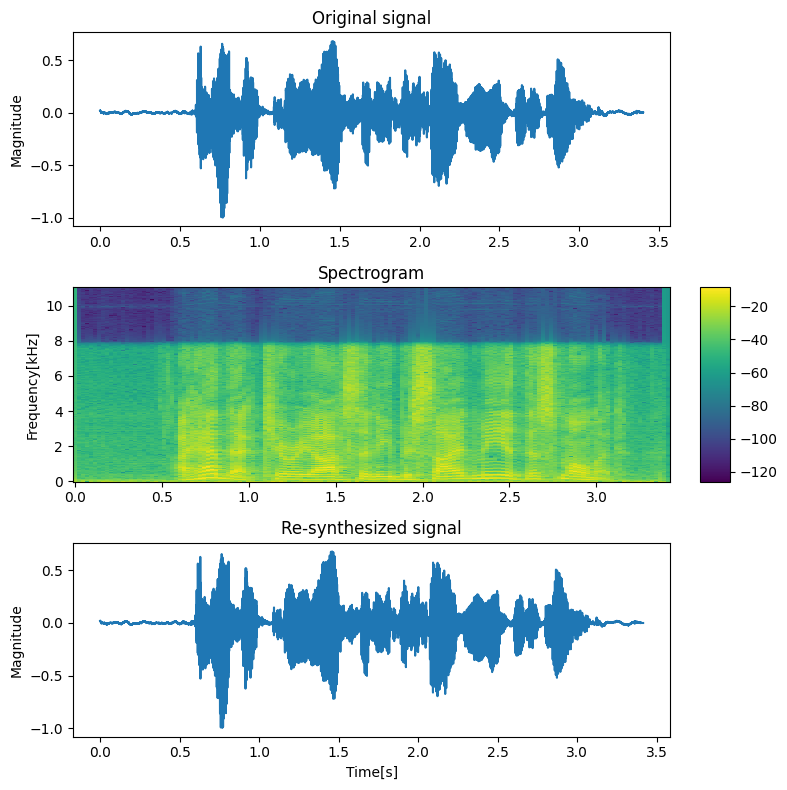

Here is the Python script that generated this plot:
import numpy as np
import scipy.signal as signal
import librosa
import matplotlib.pyplot as plt
import os

# 音声ファイルを読み込む
DIR = os.path.dirname(__file__)
PATH = os.path.join(DIR,"sample.wav")
data, samplerate = librosa.load(PATH)

# スペクトログラムを計算する
window_size = 1024
hop_size = 512
window = signal.windows.hann(window_size) # 窓関数
freq, t, yf = signal.stft(data, fs = samplerate, window = window, nperseg = window_size, noverlap = window_size-hop_size) # フーリエ
_, y_inv = signal.istft(yf, fs = samplerate, window = window, nperseg = window_size, noverlap = window_size-hop_size) # 逆フーリエ

# グラフを描画する
fig, axs = plt.subplots(3, 1, figsize = (8, 8))

# 音声波形を描画する
time = np.arange(len(data)) / samplerate
axs[0].plot(time, data)
axs[0].set_title("Original signal")
axs[0].set_ylabel("Magnitude")

# スペクトログラムを描画する
pcm = axs[1].pcolormesh(t, freq/1000, 10 * np.log10(np.abs(yf)), cmap = "viridis")
axs[1].set_title("Spectrogram")
axs[1].set_ylabel("Frequency[kHz]")
cax = axs[1].inset_axes([1.05, 0, 0.05, 1], transform=axs[1].transAxes, )
fig.colorbar(pcm, cax = cax)

# フーリエ逆変換した波形を描画する
time_inv = np.arange(len(y_inv)) / samplerate
axs[2].plot(time_inv, y_inv)
axs[2].set_title("Re-synthesized signal")
axs[2].set_xlabel("Time[s]")
axs[2].set_ylabel("Magnitude")

# グラフを表示する
plt.tight_layout() # 余白を調整
save_PATH = os.path.join(DIR, "ex1")
plt.savefig(save_PATH, bbox_inches='tight')
plt.show()